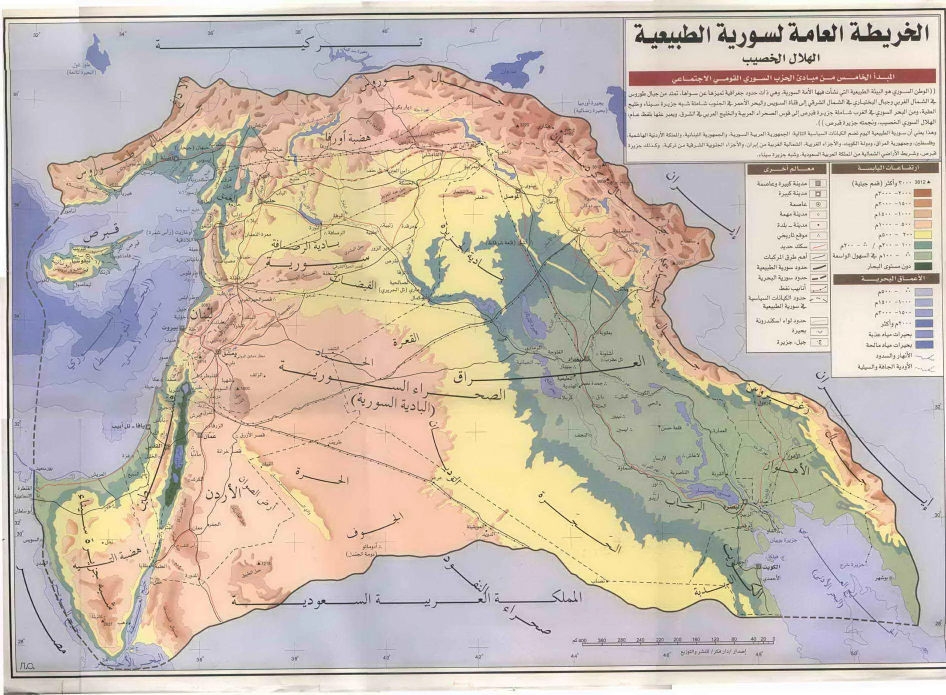
#> input picture atlas-of-the-blessed-lands/tools/data/v400_natural_syria_map.webp, 1891 x 1389 px, given in place of waz.png, which was not available (shown at 1/2 size)
$ python trace3.py ../data ../data/v401_bilad_al_sham_map.webp
#> lines starting #> are read from the running program, lines starting #| are printed output that depends on the picture; after the words box and inside, x2 and y2 are one past the last pixel; in counts of white or black regions, pixels touching at a corner belong together
"""Third trace of his Whole Azerbaijan map (Nawaz, on spurs in the second trace: "My image doesn't contain these stupid lines"): the region is now the area
ENCLOSED BY THE RED LINE (and the Caspian coast where the line stops at the sea), not the grey shading, so the black borders and the Borchaly label's arrow
inside it can no longer leak into the edge. The edge is put on the red line's centre, then smoothed (Chaikin, 3 passes) so the pixel staircase goes.
Placement: the 2nd-order polynomial fit of trace2.py (waz_M_whole_2.npy). Usage: python3 trace3.py <dir> <out.geojson>"""
import json, sys, numpy as np
from PIL import Image, ImageDraw
from scipy.ndimage import binary_fill_holes, binary_closing, binary_dilation, label, distance_transform_edt
from rasterio.features import shapes
from rasterio.transform import Affine
from shapely.geometry import Polygon, mapping
from shapely.ops import unary_union
from pyproj import Geod
S, OUT = sys.argv[1], sys.argv[2]
im = np.array(Image.open(S + '/waz.png').convert('RGB')).astype(int); H, W = im.shape[:2]
#> after `H, W = im.shape[:2]`: H = 1389; W = 1891
red = (im[..., 0] > 100) & (im[..., 0] < 210) & (im[..., 1] < 80) & (im[..., 2] < 80) & (im[..., 0] - im[..., 1] > 60)
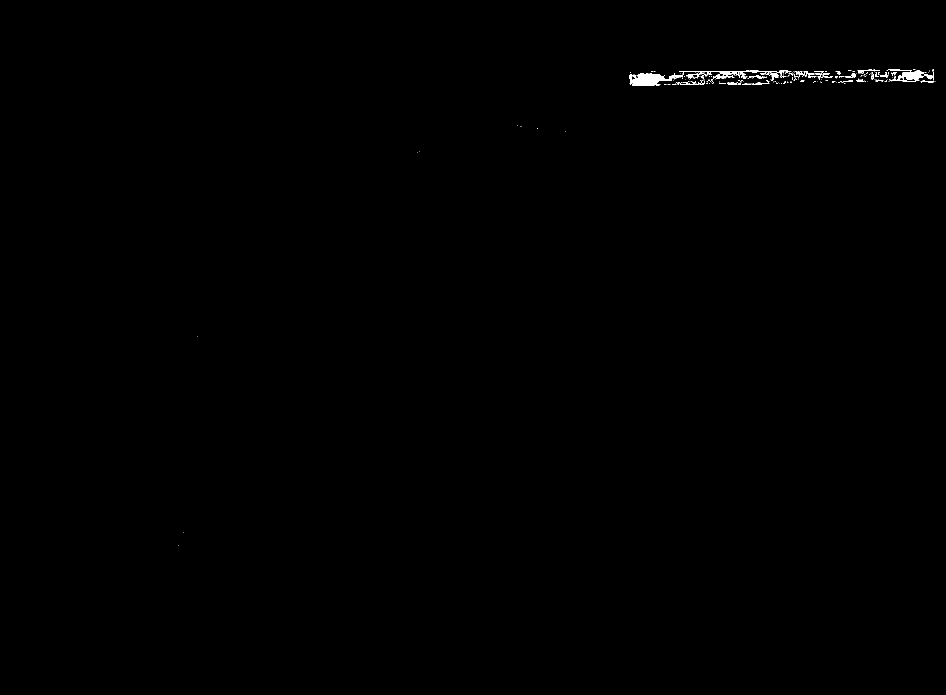
#> red: shape (1389, 1891) bool (shown at 1/2 size); 0.21% white; 228 white regions (193 under 20 px), largest, box (x1, y1, x2, y2) and area: (1261, 146, 1365, 171) 1499, (1358, 141, 1569, 158) 854, (1780, 143, 1865, 164) 764
blue = (im[..., 2] > 150) & (im[..., 0] < 140) & (im[..., 1] > 120)              # coastlines and lake shores (the blue outline, not the pale sea fill)
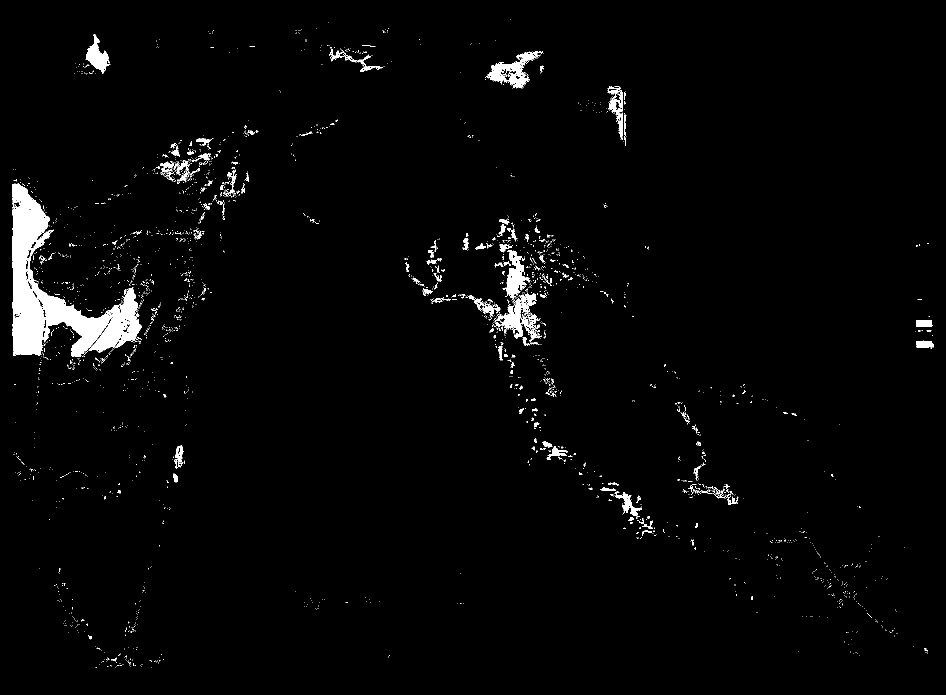
#> blue: shape (1389, 1891) bool (shown at 1/2 size); 2.3% white; 2856 white regions (2703 under 20 px), largest, box (x1, y1, x2, y2) and area: (24, 366, 283, 714) 29854, (987, 585, 1080, 677) 2839, (970, 102, 1086, 177) 2665
sea = (abs(im[..., 0] - 200) < 15) & (abs(im[..., 1] - 235) < 15) & (im[..., 2] > 240)
#> sea: shape (1389, 1891) bool; every value is 0
redc = binary_closing(red, iterations=2)
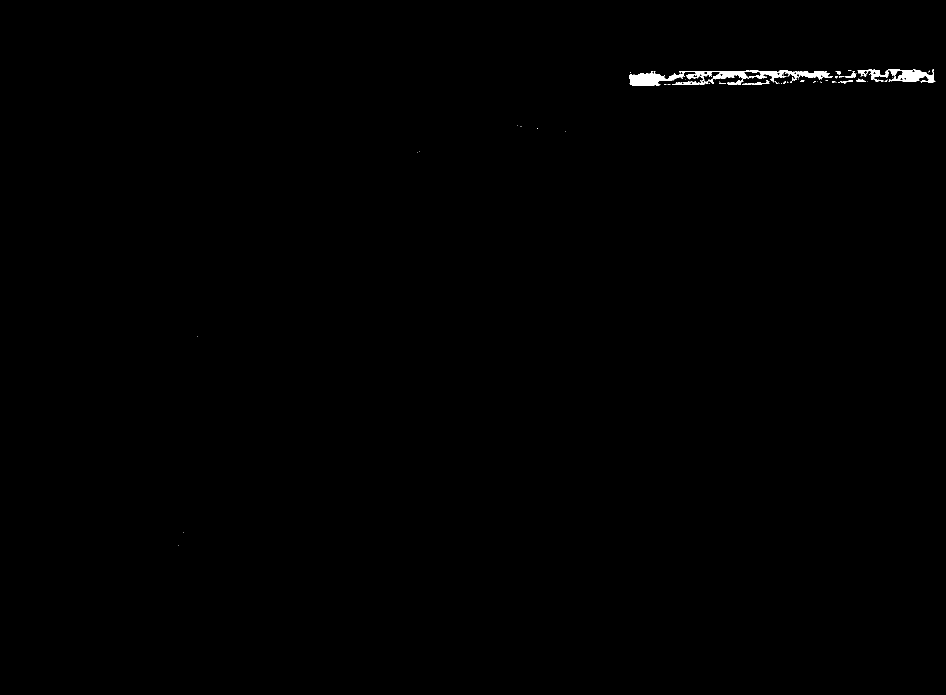
#> redc: shape (1389, 1891) bool (shown at 1/2 size); 0.3% white; 44 white regions (36 under 20 px), largest, box (x1, y1, x2, y2) and area: (1259, 141, 1666, 171) 5165, (1715, 139, 1871, 165) 2013, (1484, 161, 1539, 169) 151
wall = binary_closing(redc | blue | sea, iterations=6)          # small gaps where the red line meets the coast closed
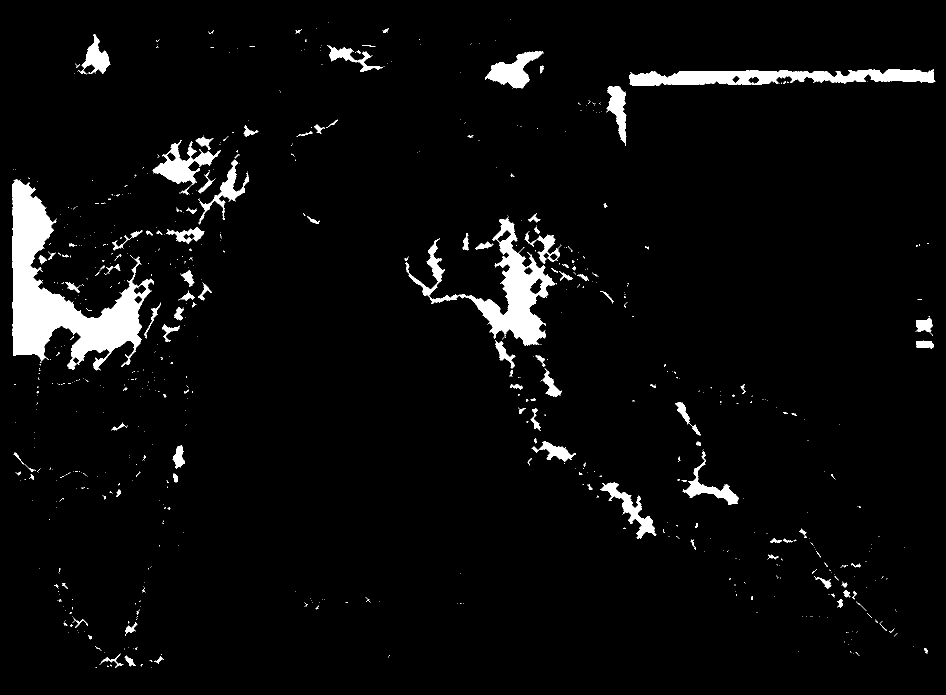
#> wall: shape (1389, 1891) bool (shown at 1/2 size); 4.2% white; 681 white regions (548 under 20 px), largest, box (x1, y1, x2, y2) and area: (24, 358, 308, 741) 37766, (811, 434, 1110, 691) 17561, (1259, 139, 1871, 171) 12740
lab, n = label(~wall); k = lab[1000, 900]; reg = lab == k                         # the open area inside the red line (and the Caspian coast)
#> after `lab, n = label(~wall)`:
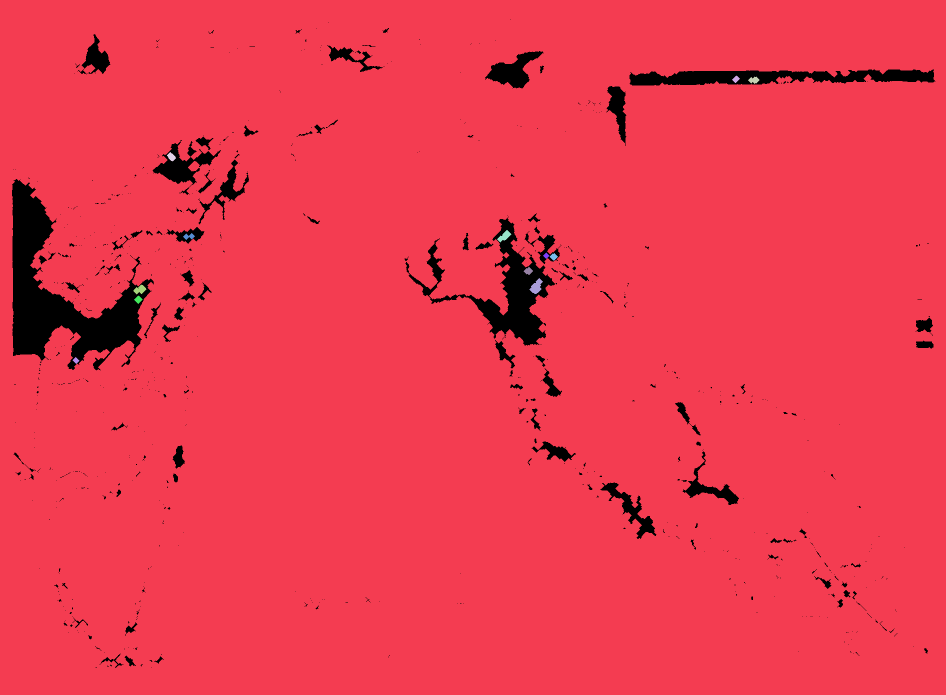
#> lab: shape (1389, 1891) int32 (shown at 1/2 size); 14 distinct labels, from 0 to 13; one colour per label, 0 black
#> after `lab, n = label(~wall)`: n = 13
#> after `k = lab[1000, 900]`: k = 1
#> after `reg = lab == k`:
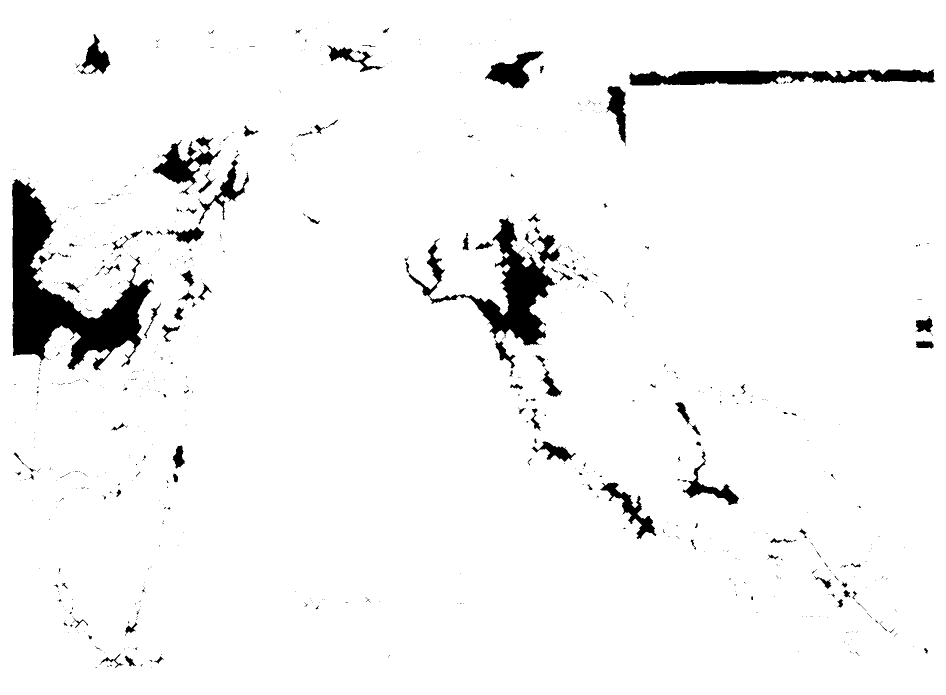
#> reg: shape (1389, 1891) bool (shown at 1/2 size); 95.7% white; 681 black regions (548 under 20 px), largest, box (x1, y1, x2, y2) and area: (24, 358, 308, 741) 38305, (811, 434, 1110, 691) 18510, (1259, 139, 1871, 171) 13070
reg = binary_fill_holes(reg | (redc & binary_dilation(reg, iterations=12)))        # with the red line itself and the lakes inside
#> reg: shape (1389, 1891) bool; every value is 1
dout = distance_transform_edt(reg); runs = []
#> after `dout = distance_transform_edt(reg)`:
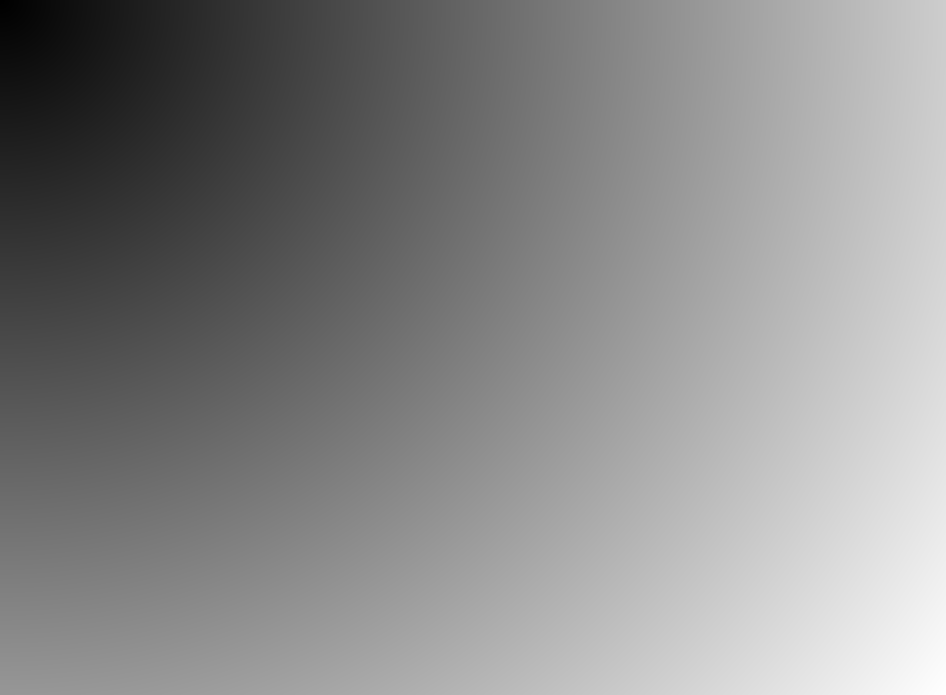
#> dout: shape (1389, 1891) float64 (shown at 1/2 size); min 1, max 2345.5, mean 1263.8; drawn with min black and max white
for arr in (red, red.T):
    for row in arr[::7]:
        d = np.diff(np.r_[0, row.astype(int), 0]); st = np.where(d == 1)[0]; en = np.where(d == -1)[0]; runs += list(en - st)
#> this loop made 2 passes
#> after the loop, runs = 433 values, max 73 at index 112, min 1 at index 6, mean 3.83
half = int(round(float(np.median([r for r in runs if r < 20])) / 2))
#> half = 1
reg = reg & ~(red & (dout <= half))
lab, n = label(reg); sz = np.bincount(lab.ravel()); sz[0] = 0; reg = binary_fill_holes(lab == sz.argmax())
#> after `lab, n = label(reg)`: lab: shape (1389, 1891) int32; every value is 1
#> after `lab, n = label(reg)`: n = 1
#> after `sz = np.bincount(lab.ravel())`: sz = [0, 2626599]
print('region px', int(reg.sum()), '| red line half width', half)
#| region px 2626599 | red line half width 1
m = lambda la: np.degrees(np.log(np.tan(np.pi / 4 + np.radians(la) / 2)))
im_ = lambda y: np.degrees(2 * np.arctan(np.exp(np.radians(y))) - np.pi / 2)
#> (the run stopped early here; a loop or call above may not have finished)
